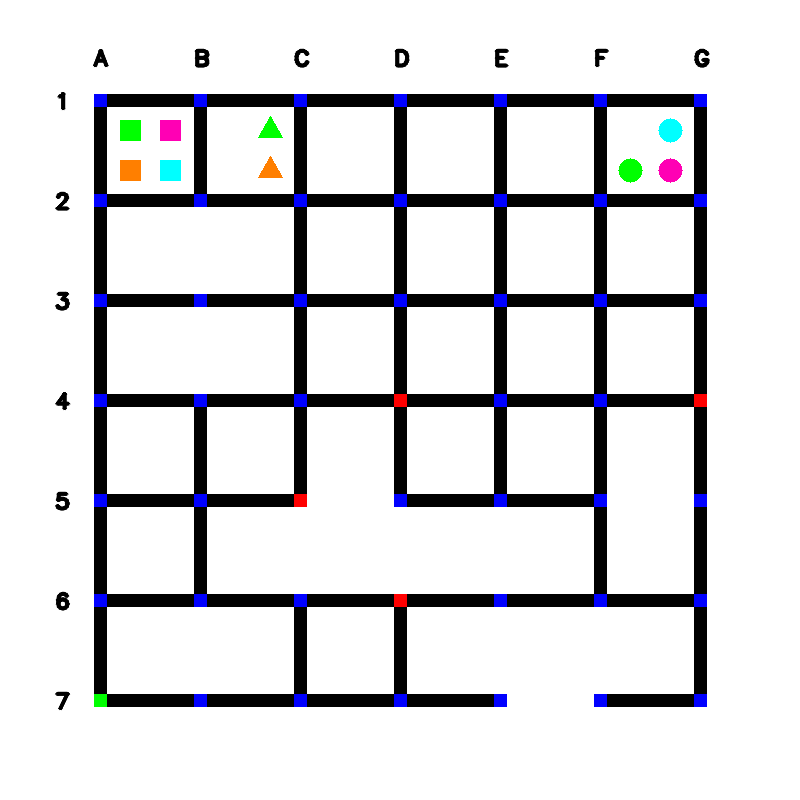
#> input picture PB_Task1_Windows/Task1A/public_test_images/maze_0.png, 800 x 800 px
$ python task_1a.py
#> lines starting #> are read from the running program, lines starting #| are printed output that depends on the picture; after the words box and inside, x2 and y2 are one past the last pixel; in counts of white or black regions, pixels touching at a corner belong together
#> further down, maze_image is the input picture: shape (800, 800, 3); mean B, G, R 220, 217.5, 217.4
'''
*****************************************************************************************
*
*        		===============================================
*           		Pharma Bot (PB) Theme (eYRC 2022-23)
*        		===============================================
*
*  This script is to implement Task 1A of Pharma Bot (PB) Theme (eYRC 2022-23).
*
*  This software is made available on an "AS IS WHERE IS BASIS".
*  Licensee/end user indemnifies and will keep e-Yantra indemnified from
*  any and all claim(s) that emanate from the use of the Software or
*  breach of the terms of this agreement.
*
*****************************************************************************************
'''

# Team ID:			PB_#3275
# Author List:		Mathew V. Kariath, Rajath Thomas Kurain, Abhishek S, Alen Rajesh C.
# Filename:			task_1a.py
# Functions:		detect_traffic_signals, detect_horizontal_roads_under_construction, detect_vertical_roads_under_construction,
#					detect_medicine_packages, detect_arena_parameters
# 					[ Comma separated list of functions in this file ]


####################### IMPORT MODULES #######################
## You are not allowed to make any changes in this section. ##
## You have to implement this task with the three available ##
## modules for this task (numpy, opencv)                    ##
##############################################################
import cv2
import numpy as np
##############################################################

################# ADD UTILITY FUNCTIONS HERE #################


##############################################################

def detect_traffic_signals(maze_image):

	"""
	Purpose:
	---
	This function takes the image as an argument and returns a list of
	nodes in which traffic signals are present in the image

	Input Arguments:
	---
	`maze_image` :	[ numpy array ]
			numpy array of image returned by cv2 library
	Returns:
	---
	`traffic_signals` : [ list ]
			list containing nodes in which traffic signals are present

	Example call:
	---
	traffic_signals = detect_traffic_signals(maze_image)
	"""
	traffic_signals = []

	##############	ADD YOUR CODE HERE	##############

	for i in range(100,800,100):
		for j in range(100,800,100):
			if (maze_image[i,j]==[0,0,255]).all():
				traffic_signals.append(chr(64+j//100)+str(i//100))
	traffic_signals.sort()

	##################################################

	return traffic_signals


def detect_horizontal_roads_under_construction(maze_image):

	"""
	Purpose:
	---
	This function takes the image as an argument and returns a list
	containing the missing horizontal links

	Input Arguments:
	---
	`maze_image` :	[ numpy array ]
			numpy array of image returned by cv2 library
	Returns:
	---
	`horizontal_roads_under_construction` : [ list ]
			list containing missing horizontal links

	Example call:
	---
	horizontal_roads_under_construction = detect_horizontal_roads_under_construction(maze_image)
	"""
	horizontal_roads_under_construction = []

	##############	ADD YOUR CODE HERE	##############
	for i in range(100,800,100):
		for j in range(150,750,100):

			if (maze_image[i,j]==[255,255,255]).all():
				horizontal_roads_under_construction.append(chr(64+j//100)+str(i//100)+"-"+chr(65+j//100)+str(i//100))

        ##################################################

	return horizontal_roads_under_construction

def detect_vertical_roads_under_construction(maze_image):

	"""
	Purpose:
	---
	This function takes the image as an argument and returns a list
	containing the missing vertical links

	Input Arguments:
	---
	`maze_image` :	[ numpy array ]
			numpy array of image returned by cv2 library
	Returns:
	---
	`vertical_roads_under_construction` : [ list ]
			list containing missing vertical links

	Example call:
	---
	vertical_roads_under_construction = detect_vertical_roads_under_construction(maze_image)
	"""
	vertical_roads_under_construction = []

	##############	ADD YOUR CODE HERE	##############
	for i in range(150,750,100):
		for j in range(100,800,100):
			if (maze_image[i,j]==[255,255,255]).all():
				vertical_roads_under_construction.append(chr(64+j//100)+str(i//100)+"-"+chr(64+j//100)+str(i//100+1))

	##################################################

	return vertical_roads_under_construction


def detect_medicine_packages(maze_image):

	"""
	Purpose:
	---
	This function takes the image as an argument and returns a nested list of
	details of the medicine packages placed in different shops

	** Please note that the shop packages should be sorted in the ASCENDING order of shop numbers
	   as well as in the alphabetical order of colors.
	   For example, the list should first have the packages of shop_1 listed.
	   For the shop_1 packages, the packages should be sorted in the alphabetical order of color ie Green, Orange, Pink and Skyblue.

	Input Arguments:
	---
	`maze_image` :	[ numpy array ]
			numpy array of image returned by cv2 library
	Returns:
	---
	`medicine_packages` : [ list ]
			nested list containing details of the medicine packages present.
			Each element of this list will contain
			- Shop number as Shop_n
			- Color of the package as a string
			- Shape of the package as a string
			- Centroid co-ordinates of the package
	Example call:
	---
	medicine_packages = detect_medicine_packages(maze_image)
	"""
	medicine_packages_present= []

	##############	ADD YOUR CODE HERE	##############

	x=[130,130,170,170]
	y=[130,170,130,170]
	c=0
	for i in range(1,7):
		shopno='Shop_'+str(i)
		d=0
		shape=''
		dt={"Green":[0,0],"Orange":[0,0],"Pink":[0,0],"Skyblue":[0,0]}
		for j in range(0,4):
			color=''
			if (maze_image[x[j],y[j]]==[0,255,0]).all():
				color="Green"

			elif (maze_image[x[j],y[j]]==[0,127,255]).all():
				color="Orange"

			elif (maze_image[x[j],y[j]]==[180,0,255]).all():
				color="Pink"

			elif (maze_image[x[j],y[j]]==[255,255,0]).all():
				color="Skyblue"
			dt[color]=[y[j],x[j]]
			if color=="Green"or color=="Orange"or color=="Pink"or color=="Skyblue":
				d+=1
				if d==1:
					if j==0 or j==1:
						cropped_image =maze_image[110:150,110+(i-1)*100+j*40:150+(i-1)*100+j*40]
					else:
						cropped_image =maze_image[150:190,110+(i-1)*100+(j-2)*40:150+(i-1)*100+(j-2)*40]
					imgGrey = cv2.cvtColor(cropped_image, cv2.COLOR_BGR2GRAY)
					_, thrash = cv2.threshold(imgGrey, 240, 255, cv2.THRESH_BINARY_INV)
					contour,_ = cv2.findContours(thrash, cv2.RETR_TREE, cv2.CHAIN_APPROX_SIMPLE)
					for cnt in contour:
						approx = cv2.approxPolyDP(cnt, 0.01* cv2.arcLength(cnt, True), True)
						if len(approx)==3:
							shape="Triangle"
						elif len(approx)==4:
							shape="Square"
						else:
							shape="Circle"
			y[j]+=100
		for k in dt:
			if dt[k]!=[0,0]:
				medicine_packages_present.append([shopno,k,shape,dt[k]])
		if d>0:
			c+=1
			if c>3:
				break
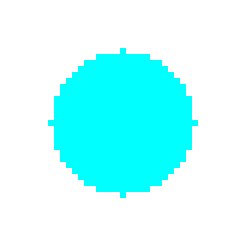
#> cropped_image: shape (40, 40, 3) (shown 6 times larger); mean B, G, R 255, 255, 184.7
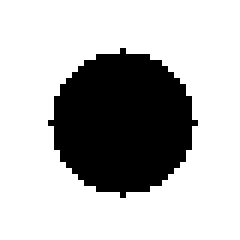
#> imgGrey: shape (40, 40) (shown 6 times larger); values 179 (black) and 255 (white), 72.4% white; 1 black region, box (x1, y1, x2, y2) and area: (8, 8, 33, 33) 441
#> thrash: shape (40, 40); 27.6% white; 1 white region, box (x1, y1, x2, y2) and area: (8, 8, 33, 33) 441
#> after the loop, c = 3; medicine_packages_present = 14 items; y = [730, 770, 730, 770]

	return medicine_packages_present

	##################################################

def detect_arena_parameters(maze_image):

	"""
	Purpose:
	---
	This function takes the image as an argument and returns a dictionary
	containing the details of the different arena parameters in that image

	The arena parameters are of four categories:
	i) traffic_signals : list of nodes having a traffic signal
	ii) horizontal_roads_under_construction : list of missing horizontal links
	iii) vertical_roads_under_construction : list of missing vertical links
	iv) medicine_packages : list containing details of medicine packages

	These four categories constitute the four keys of the dictionary

	Input Arguments:
	---
	`maze_image` :	[ numpy array ]
			numpy array of image returned by cv2 library
	Returns:
	---
	`arena_parameters` : { dictionary }
			dictionary containing details of the arena parameters

	Example call:
	---
	arena_parameters = detect_arena_parameters(maze_image)
	"""
	arena_parameters = {}

	##############	ADD YOUR CODE HERE	##############

	arena_parameters['traffic_signals']=detect_traffic_signals(maze_image)
	arena_parameters['horizontal_roads_under_construction']=detect_horizontal_roads_under_construction(maze_image)
	arena_parameters['vertical_roads_under_construction']=detect_vertical_roads_under_construction(maze_image)
	arena_parameters['medicine_packages_present']=detect_medicine_packages(maze_image)

	##################################################

	return arena_parameters

######### YOU ARE NOT ALLOWED TO MAKE CHANGES TO THIS FUNCTION #########

if __name__ == "__main__":

    # path directory of images in test_images folder
	img_dir_path = "public_test_images/"

    # path to 'maze_0.png' image file
	file_num = 0
	img_file_path = img_dir_path + 'maze_' + str(file_num) + '.png'

	# read image using opencv
	maze_image = cv2.imread(img_file_path)

	print('\n============================================')
	print('\nFor maze_' + str(file_num) + '.png')

	# detect and print the arena parameters from the image
	arena_parameters = detect_arena_parameters(maze_image)
#> arena_parameters = 4 items

	print("Arena Prameters: " , arena_parameters)
#> (printed output is left out)

	# display the maze image
	cv2.imshow("image", maze_image)
	cv2.waitKey(0)
	cv2.destroyAllWindows()

	choice = input('\nDo you want to run your script on all test images ? => "y" or "n": ')
#> the answer given: public_test_images/maze_0.png

	if choice == 'y':

		for file_num in range(1, 15):

			# path to maze image file
			img_file_path = img_dir_path + 'maze_' + str(file_num) + '.png'

			# read image using opencv
			maze_image = cv2.imread(img_file_path)

			print('\n============================================')
			print('\nFor maze_' + str(file_num) + '.png')

			# detect and print the arena parameters from the image
			arena_parameters = detect_arena_parameters(maze_image)

			print("Arena Parameter: ", arena_parameters)

			# display the test image
			cv2.imshow("image", maze_image)
			cv2.waitKey(2000)
			cv2.destroyAllWindows()

$ run again, with PB_Task1_Windows/Task1A/public_test_images/maze_1.png copied over PB_Task1_Windows/Task1A/public_test_images/maze_0.png
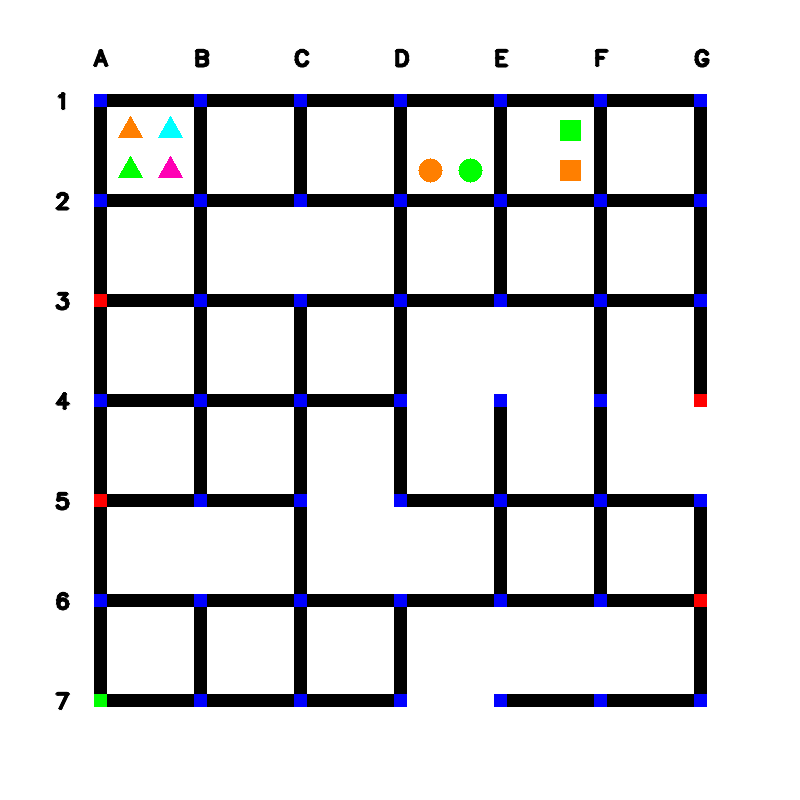
#> input picture PB_Task1_Windows/Task1A/public_test_images/maze_1.png, 800 x 800 px
#> maze_image is the input picture: shape (800, 800, 3); mean B, G, R 220.4, 218.1, 218.1
#> after the loop in detect_medicine_packages, `for i in range(1,7):`:
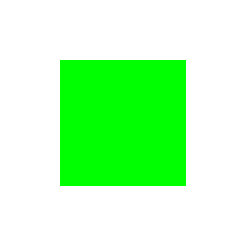
#> cropped_image: shape (40, 40, 3) (shown 6 times larger); mean B, G, R 184.7, 255, 184.7
#> after the loop in detect_medicine_packages, `for i in range(1,7):`:
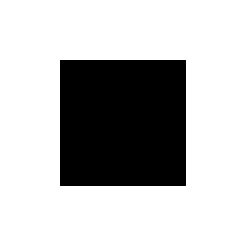
#> imgGrey: shape (40, 40) (shown 6 times larger); values 150 (black) and 255 (white), 72.4% white; 1 black region, box (x1, y1, x2, y2) and area: (10, 10, 31, 31) 441
#> after the loop in detect_medicine_packages, `for i in range(1,7):`: c = 3; medicine_packages_present = 13 items; y = [730, 770, 730, 770]
#> arena_parameters = 4 items
#> (printed output is left out)

$ run again, with PB_Task1_Windows/Task1A/public_test_images/maze_10.png copied over PB_Task1_Windows/Task1A/public_test_images/maze_0.png
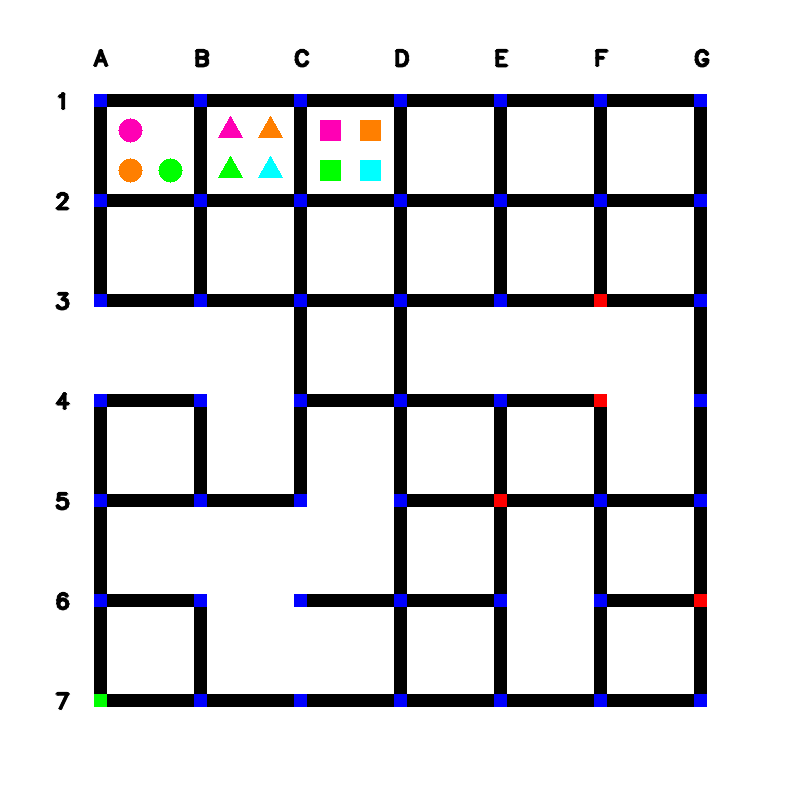
#> input picture PB_Task1_Windows/Task1A/public_test_images/maze_10.png, 800 x 800 px
#> maze_image is the input picture: shape (800, 800, 3); mean B, G, R 220.3, 217.8, 217.9
#> after the loop in detect_medicine_packages, `for i in range(1,7):`:
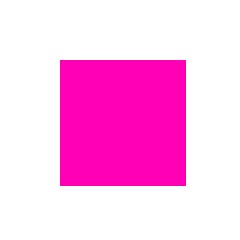
#> cropped_image: shape (40, 40, 3) (shown 6 times larger); mean B, G, R 234.3, 184.7, 255
#> after the loop in detect_medicine_packages, `for i in range(1,7):`:
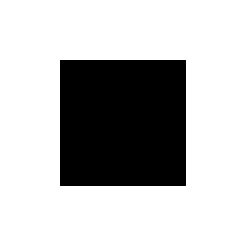
#> imgGrey: shape (40, 40) (shown 6 times larger); values 97 (black) and 255 (white), 72.4% white; 1 black region, box (x1, y1, x2, y2) and area: (10, 10, 31, 31) 441
#> after the loop in detect_medicine_packages, `for i in range(1,7):`: c = 3; medicine_packages_present = 15 items; y = [730, 770, 730, 770]
#> arena_parameters = 4 items
#> (printed output is left out)

$ run again, with PB_Task1_Windows/Task1A/public_test_images/maze_11.png copied over PB_Task1_Windows/Task1A/public_test_images/maze_0.png
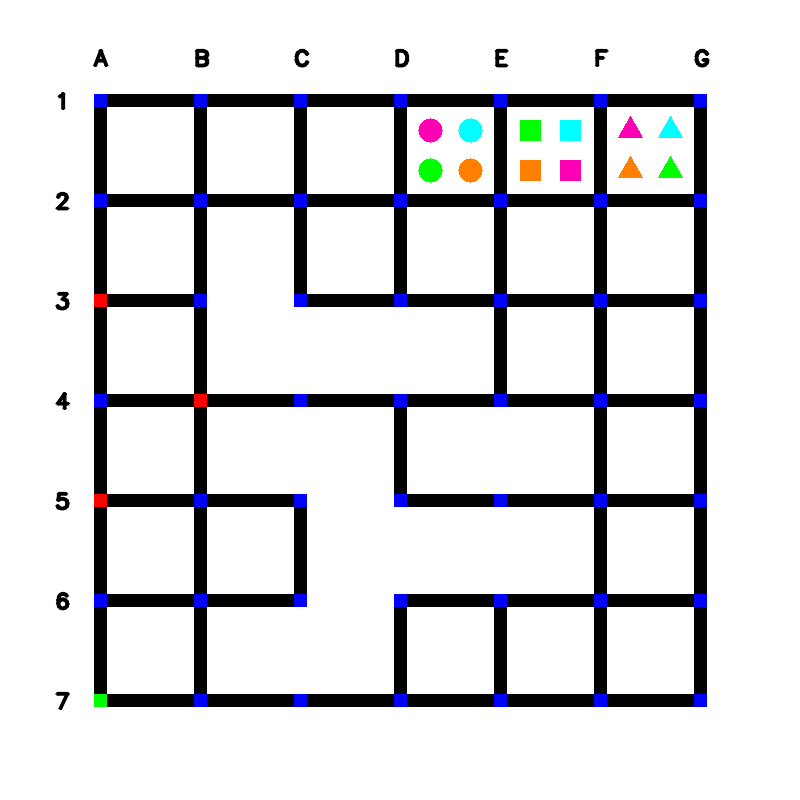
#> input picture PB_Task1_Windows/Task1A/public_test_images/maze_11.png, 800 x 800 px
#> maze_image is the input picture: shape (800, 800, 3); mean B, G, R 219.5, 216.9, 216.8
#> after the loop in detect_medicine_packages, `for i in range(1,7):`:
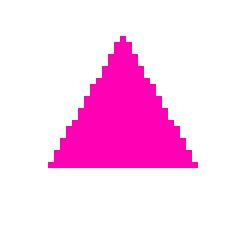
#> cropped_image: shape (40, 40, 3) (shown 6 times larger); mean B, G, R 241.6, 209.4, 255
#> after the loop in detect_medicine_packages, `for i in range(1,7):`:
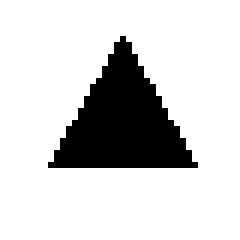
#> imgGrey: shape (40, 40) (shown 6 times larger); values 97 (black) and 255 (white), 82.1% white; 1 black region, box (x1, y1, x2, y2) and area: (8, 6, 33, 28) 286
#> after the loop in detect_medicine_packages, `for i in range(1,7):`: c = 3; medicine_packages_present = 15 items; y = [730, 770, 730, 770]
#> arena_parameters = 4 items
#> (printed output is left out)
